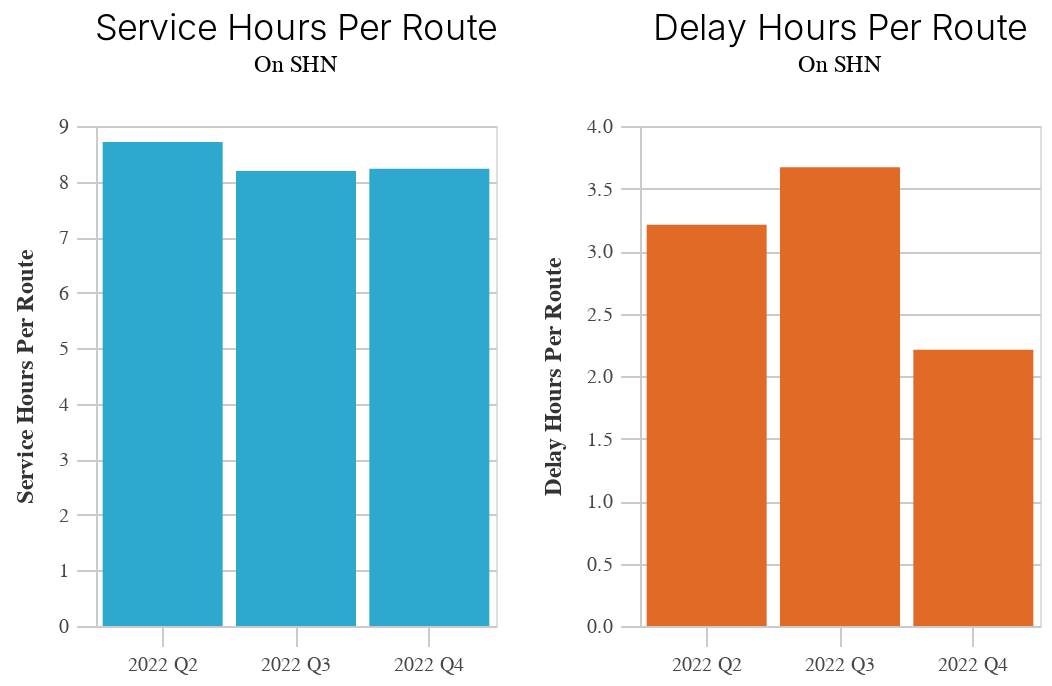

Notebook code cell kept with this figure:
### Code cell
o1

### Figure 1 — Vega-Lite specification as saved in the notebook (floating-point values rounded to 4 significant figures)
{"config": {"view": {"continuousWidth": 400, "continuousHeight": 300}, "axis": {"domainColor": "#cbcbcb", "grid": true, "gridColor": "#cbcbcb", "gridWidth": 1, "labelColor": "#474747", "labelFont": "Nunito Sans", "labelFontSize": 10, "labelPadding": 4, "tickColor": "#cbcbcb", "tickSize": 10, "titleColor": "#333", "titleFont": "Raleway", "titleFontSize": 12, "titlePadding": 10}, "axisBand": {"grid": false}, "background": "white", "font": "Raleway", "header": {"labelFont": "Nunito Sans", "titleFont": "Raleway"}, "legend": {"labelColor": "#333", "labelFont": "Nunito Sans", "labelFontSize": 11, "labelLimit": 0, "padding": 1, "symbolSize": 30, "symbolType": "square", "titleColor": "#333", "titleFont": "Raleway", "titleFontSize": 14, "titlePadding": 10}, "title": {"anchor": "middle", "font": "Raleway", "fontSize": 18, "fontWeight": 300, "offset": 20}}, "hconcat": [{"data": {"name": "data-fc4e460e20f2331922d231ccc896d271"}, "mark": "bar", "encoding": {"color": {"value": "#2EA8CE"}, "tooltip": [{"field": "year", "type": "quantitative"}, {"field": "quarter", "type": "nominal"}, {"field": "year_quarter", "type": "nominal"}, {"field": "variable", "type": "nominal"}, {"field": "category", "type": "nominal"}, {"field": "value", "type": "quantitative"}], "x": {"axis": {"format": "2022 Q%q"}, "field": "service_date", "timeUnit": "quarter", "title": null, "type": "ordinal"}, "y": {"field": "value", "title": "Service Hours Per Route", "type": "quantitative"}}, "height": 250, "selection": {"selector005": {"type": "interval", "bind": "scales", "encodings": ["x", "y"]}}, "title": {"text": "Service Hours Per Route", "subtitle": "On SHN"}, "width": 200}, {"data": {"name": "data-359f433e376903dc362a53d31d714a47"}, "mark": "bar", "encoding": {"color": {"value": "#E16B26"}, "tooltip": [{"field": "year", "type": "quantitative"}, {"field": "quarter", "type": "nominal"}, {"field": "year_quarter", "type": "nominal"}, {"field": "variable", "type": "nominal"}, {"field": "category", "type": "nominal"}, {"field": "value", "type": "quantitative"}], "x": {"axis": {"format": "2022 Q%q"}, "field": "service_date", "timeUnit": "quarter", "title": null, "type": "ordinal"}, "y": {"field": "value", "title": "Delay Hours Per Route", "type": "quantitative"}}, "height": 250, "selection": {"selector006": {"type": "interval", "bind": "scales", "encodings": ["x", "y"]}}, "title": {"text": "Delay Hours Per Route", "subtitle": "On SHN"}, "width": 200}], "resolve": {"scale": {"y": "independent"}}, "$schema": "https://vega.github.io/schema/vega-lite/v4.17.0.json", "datasets": {"data-fc4e460e20f2331922d231ccc896d271": [{"category": "On SHN", "variable": "service_hours_per_route", "value": 8.71, "service_date": "2022-05-04", "year_quarter": "Q2_2022", "quarter": "Q2", "year": 2022}, {"category": "On SHN", "variable": "service_hours_per_route", "value": 8.19, "service_date": "2022-08-17", "year_quarter": "Q3_2022", "quarter": "Q3", "year": 2022}, {"category": "On SHN", "variable": "service_hours_per_route", "value": 8.23, "service_date": "2022-10-12", "year_quarter": "Q4_2022", "quarter": "Q4", "year": 2022}], "data-359f433e376903dc362a53d31d714a47": [{"category": "On SHN", "variable": "delay_hours_per_route", "value": 3.21, "service_date": "2022-05-04", "year_quarter": "Q2_2022", "quarter": "Q2", "year": 2022}, {"category": "On SHN", "variable": "delay_hours_per_route", "value": 3.67, "service_date": "2022-08-17", "year_quarter": "Q3_2022", "quarter": "Q3", "year": 2022}, {"category": "On SHN", "variable": "delay_hours_per_route", "value": 2.21, "service_date": "2022-10-12", "year_quarter": "Q4_2022", "quarter": "Q4", "year": 2022}]}}
